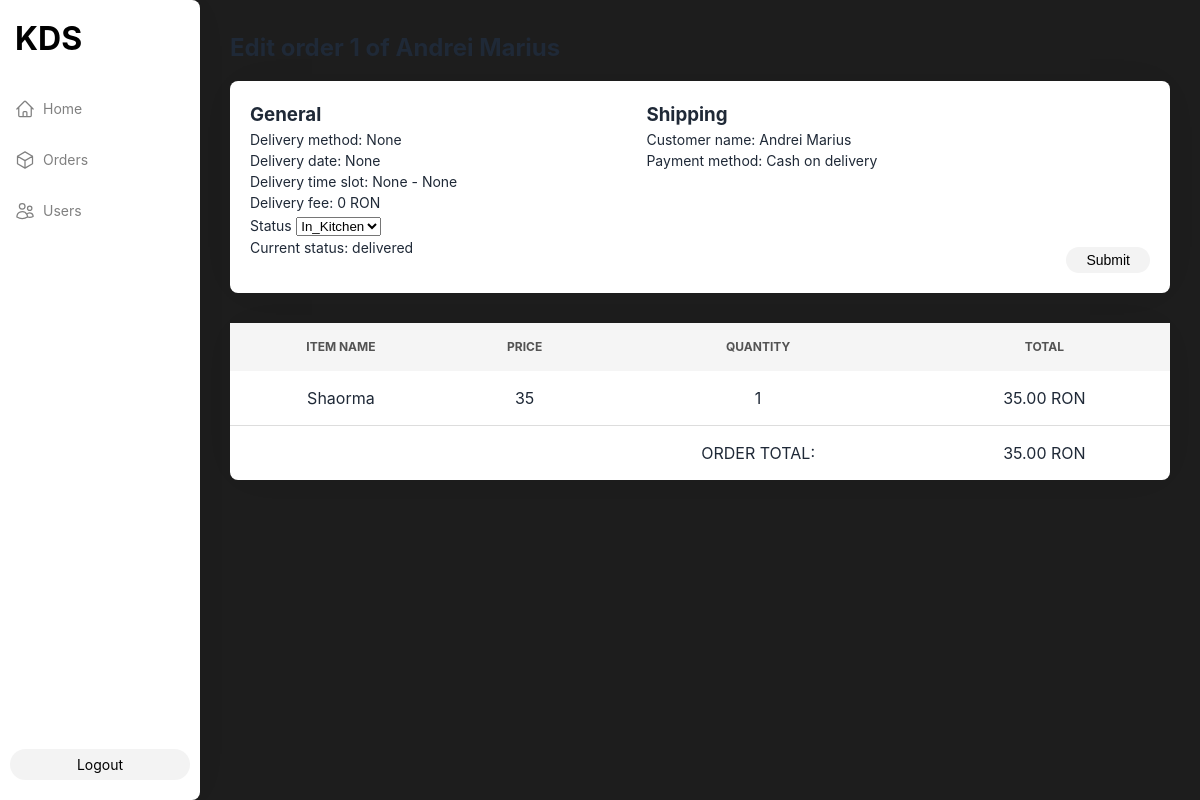
Page /order/1/edit (signed in) on the committed database.
### models.py (models this page shows)
class Order(db.Model):
    __tablename__ = 'orders'
    __table_args__ = (
        db.UniqueConstraint('fk_order_store_id', 'woo_order_id', name='uq_orders_store_woo_order'),
    )
    id = db.Column(db.Integer, primary_key=True)
    woo_order_id = db.Column(db.Integer, index=True, nullable=False)
    addons = db.Column(db.JSON, default=dict)
    status = db.Column(
        db.String(20),
        nullable=False,
        default="in_kitchen",
        server_default="in_kitchen"
    )
    store_id = db.Column(
        "fk_order_store_id",
        db.Integer,
        db.ForeignKey("stores.id", name="fk_order_store_id", ondelete="CASCADE"),
        nullable=False,
    )
    created_at = db.Column(db.DateTime, index=True)
    delivered_at = db.Column(db.DateTime, index=True)
    customer_name = db.Column(db.String(120))
    payment_method = db.Column(db.String(50))
    total = db.Column(db.Numeric(10, 2))
    line_items = db.Column(db.JSON)

### order_routes.py (the view, shortened to what this page needs)
@orders_bp.route('/order/<int:id>/edit', methods=["GET", "POST"])
@login_required
def edit_order(id):
    order = Order.query.filter_by(id=id).first()
    if not order:
        flash("Error viewing the order", "error")
        return redirect(url_for('orders.show_orders'))
    store = Store.query.filter_by(user_id=session.get('user_id')).first()
    if not store:
        flash("Store is not set up", "error")
        return redirect(url_for('orders.show_orders'))
    return render_template('edit_order.html', order=order, store=store)

### app.py (called while the page is built)
def role_injection():
    return dict(role = session.get("role"))

def clock_injection():
    return dict(clock = datetime.now().strftime("%H:%M"))

def user_injection():
    curr_user = None
    if 'user_id' in session:
        curr_user = User.query.get(session.get('user_id')).username
    return dict(curr_user = curr_user)

### extensions.py (called while the page is built)
def login_required(f):
    @wraps(f)
    def decorated_function(*args, **kwargs):
        if "user_id" not in session:
            return redirect(url_for('login'))
        return f(*args, **kwargs)
    return decorated_function

### templates/edit_order.html (shortened to what this page needs)
{% extends "base.html" %}
{% block content %}
<div class="edit-order-content">
    <h2>Edit order {{ order.id }} of {{ order.customer_name }}</h2>
    <form class="edit-order-form" method="POST">
        <div class="general-info">
            <h3>General</h3>
            {% if 'delivery_date_and_time' in store.addons %}
                <p>Delivery method: {{ order.addons.get('delivery_date_and_time', {}).get('delivery_method', None) | title }}</p>
                <p>Delivery date: {{ order.addons.get('delivery_date_and_time', {}).get('delivery_date', None) }}</p>
                <p>Delivery time slot: {{ order.addons.get('delivery_date_and_time', {}).get('time_slot_start_time', None) }} - {{ order.addons.get('delivery_date_and_time', {}).get('time_slot_end_time', None) }}</p>
                <p>Delivery fee: {{ order.addons.get('delivery_date_and_time', {}).get('time_slot_fee', 0) }} RON</p>
            {% endif %}
            <div class="status">
                <label for="status">Status</label>
                <select name="status" id="status">
                    {% set options = ["in_kitchen", "ready", "delivered"] %}
                    {% for option in options %}
                        <option value="{{ option }}">{{ option.title() }}</option>
                    {% endfor %}
                </select>
                <p>Current status: {{ order.status }}</p>
            </div>
        </div>
        <div class="shipping-info">
            <h3>Shipping</h3>
            <p>Customer name: {{ order.customer_name }}</p>
            <p>Payment method:
                {% if order.payment_method == "cod" %}
                    Cash on delivery
                {% elif order.payment_method == "bacs" %}
                    Bank transfer
                {% endif %}
            </p>
        </div>
        <div class="submit">
            <input class="admin-button" id="edit-order-button" type="submit">
        </div>
    </form>
    <table class="edit-order-items">
        <tr>
            <th>Item name</th>
            <th>Price</th>
            <th>Quantity</th>
            <th>Total</th>
        </tr>
        {% for item in order.line_items %}
            <tr>
                <td>{{ item.name }}</td>
                <td>{{ item.price }}</td>
                <td>{{ item.quantity }}</td>
                <td>{{ item.total }} RON</td>
            </tr>
        {% endfor %}
        <tr>
            <td></td>
            <td></td>
            <td>ORDER TOTAL:</td>
            <td>{{ order.total }} RON</td>
        </tr>
    </table>
</div>
{% endblock %}

### static/css/style.css (style rules this page uses)
* { box-sizing: border-box; margin: 0; padding: 0; }
body { position: relative; font-family: 'Inter', 'Roboto', sans-serif; line-height: 1.5; color: #1f2937 }
.admin-button { font-size: 14px; color: black; background-color: #f3f3f3; border-radius: 30px; box-shadow: none; text-decoration: none; padding: 5px 20px; border: none; cursor: pointer; }
.edit-order-content { margin: 30px; }
.edit-order-content h2 { margin-bottom: 15px; }
.edit-order-form { display: flex; flex-direction: row; justify-content: space-between; background-color: white; width: 100%; padding: 20px; margin-bottom: 30px; border-radius: 8px; box-shadow: 0px 0px 40px -20px rgba(0,0,0,0.2); }
.general-info, .billing-info, .shipping-info { display: flex; flex-direction: column; margin-bottom: 15px; }
.edit-order-form p, label { font-size: 14px; }
.submit { display: flex; align-items: flex-end; }
.edit-order-items { width: 100%; background-color: white; border-spacing: 0px; border-collapse: separate; border-radius: 8px; box-shadow: 0px 0px 40px -20px rgba(0,0,0,0.2); }
.edit-order-items td, .orders-items th { padding: 15px; text-align: center; border-bottom: 1px solid #ddd; }
.edit-order-items th { background-color: #f5f5f5; padding: 15px; font-size: 12px; color: #535353; text-transform: uppercase; }
.edit-order-items tr:last-child td { border-bottom: none; }

### rows in the picture
Order: addons.get "None", addons.get "0", status "delivered", customer_name "Andrei Marius", name "Shaorma", price "35", quantity "1", total "35.00"

### other values in the picture
form field status "In_Kitchen"
